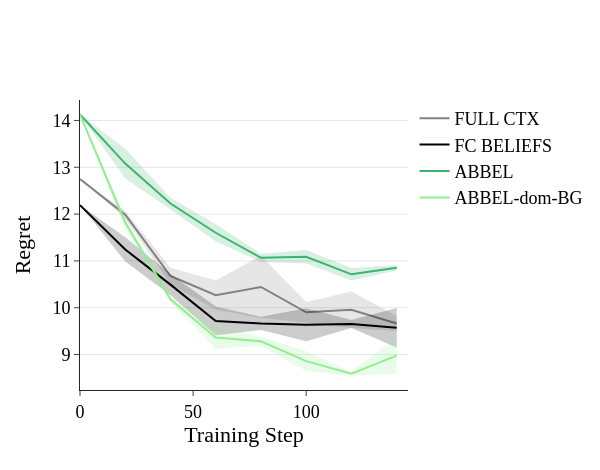

The notebook cell this image was saved under:
### Code cell
# Plotly version of the chart with requested colors and trace order.
import numpy as np
import plotly.graph_objects as go
import plotly.express as px
import plotly.io as pio

# Data from the user
X = [0, 20, 40, 60, 80, 100, 120, 140]


#Success rates:
# vanilla_performance_1 = [41.80, 54, 66, 70, 79, 75.78, 74.2, 71.7]
# vanilla_performance_2 = [41.80, 51.563, 57.812, 53.125, 46.875, 69.531, 79.688, 78.125]
# belief_prompting_differenent_messages_performance_1 = [45.12, 58, 62.6, 68.75, 67.7, 60.156, 74.8, 78.5]
# belief_prompting_differenent_messages_performance_2 = [45.12, 64.06, 67.97, 75, 69.53, 74.22, 68.75, 75.781]
# seed_1_ABBEL_data = [21.09, 49.22, 50.78, 60.55, 65.82, 69.14, 69.92, 72.27]
# seed_2_ABBEL_data = [21.09, 59.6, 64.45, 65.82, 68.16, 64.26, 65.23, 66.8]
# # seed_1_ABBEL_belief_grading_performance_grok = [21.09, 55.47, 80.86, 80.86, 76.95,  82.03,  90.6,  91.79]
# # the below are with gemini 3 flash:
# seed_1_ABBEL_belief_grading_performance = [21.09, 59.375, 73.438, 80.469, 86.719,  90.625,  91.406,  90.625]
# seed_2_ABBEL_belief_grading_performance = [21.09, 42.969, 78.906, 85.938, 85.156,  91.406,  91.406,  78.906]

#Regrets:
zero_shot_vanilla_regret = 12.75
zero_shot_bp_regret = 12.19140625
zero_shot_abbel_regret =14.126953125
vanilla_performance_1, vanilla_performance_2, vanilla_performance_3 = [[zero_shot_vanilla_regret, 11.87890625, 10.6484375, 10.3359375, 9.837890625, 10.12890625, 9.86328125, 9.5390625], 
                                                                       [zero_shot_vanilla_regret, 12.1875, 11.0625, 10.890625, 12.0546875, 10.2109375, 9.1796875, 9.3984375], 
                                                                       [zero_shot_vanilla_regret, 11.890625, 10.3203125, 9.578125, 9.4375, 9.3671875, 10.828125, 10.046875]]
belief_prompting_differenent_messages_performance_1, belief_prompting_differenent_messages_performance_2, belief_prompting_differenent_messages_performance_3 = [
    [zero_shot_bp_regret, 11.15625, 10.470703125, 10.326171875, 10.00390625, 10.49609375, 9.595703125, 9.31640625], 
    [zero_shot_bp_regret, 10.7421875, 10.0234375, 9.796875, 9.546875, 9.2109375, 9.8515625, 8.828125], 
    [zero_shot_bp_regret, 11.8359375, 10.984375, 9.03125, 9.4453125, 9.203125, 9.5078125, 10.5703125]]
seed_1_ABBEL_data, seed_2_ABBEL_data, seed_3_ABBEL_data = [
    [zero_shot_abbel_regret, 12.466796875, 11.990234375, 11.474609375, 10.8984375, 10.8671875, 10.44140625, 10.720703125], 
    [zero_shot_abbel_regret, 12.962890625, 12.501953125, 11.2890625, 11.265625, 10.9609375, 11.01171875, 10.896484375],
    [zero_shot_abbel_regret, 13.8046875, 12.1875, 12.0390625, 11.03125, 11.4375, 10.6875, 10.9375]]
seed_1_ABBEL_belief_grading_performance, seed_2_ABBEL_belief_grading_performance, seed_3_ABBEL_belief_grading_performance =[
    [zero_shot_abbel_regret, 11.765625, 10.3125, 9.5703125, 9.3671875, 8.546875, 8.578125, 8.359375], 
    [zero_shot_abbel_regret, 12.1015625, 10.0703125, 8.7890625, 9.4296875, 8.6640625, 8.6796875, 9.921875], 
    [zero_shot_abbel_regret, 11.59375, 10.15625, 9.7265625, 9.0546875, 9.3671875, 8.515625, 8.6484375]]

seed_1_ABBEL_obs_bg_performance = [zero_shot_abbel_regret, 12.34375, 10.8671875, 10.6953125, 11.640625, 10.6015625, 10.9765625, 13.6328125]

def standard_error(p, n=512):
    return np.sqrt(p * (100 - p) / n)

palette = px.colors.qualitative.Dark24
colors = [palette[i] for i in [1, 6, 15, 19, 10]]

fig = go.Figure()
vanilla_performance, vanilla_err = get_line_and_err([vanilla_performance_1, vanilla_performance_2, vanilla_performance_3])
belief_prompting_performance, belief_prompting_err = get_line_and_err([belief_prompting_differenent_messages_performance_1, belief_prompting_differenent_messages_performance_2, belief_prompting_differenent_messages_performance_3])
abbel_performance, abbel_err = get_line_and_err([seed_1_ABBEL_data, seed_2_ABBEL_data, seed_3_ABBEL_data])
abbel_bg_performance, abbel_bg_err = get_line_and_err([seed_1_ABBEL_belief_grading_performance, seed_2_ABBEL_belief_grading_performance, seed_3_ABBEL_belief_grading_performance])
# Shaded error regions instead of error bars

def add_shaded_trace(fig, X, mean, err, name, color, dash=None, symbol=None):
    # Main line
    fig.add_trace(go.Scatter(
        x=X,
        y=mean,
        mode="lines",
        name=name,
        line=dict(color=color, dash=dash) if dash else dict(color=color),
        marker=dict(symbol=symbol) if symbol else {},
        showlegend=True
    ))
    # Upper bound
    fig.add_trace(go.Scatter(
        x=X + X[::-1],
        y=(mean + err).tolist() + (mean - err)[::-1].tolist(),
        fill='toself',
        fillcolor='rgba(' + str(webcolors.name_to_rgb(color)[0]) + ',' + str(webcolors.name_to_rgb(color)[1]) + ',' + str(webcolors.name_to_rgb(color)[2]) + ',0.2)',
        line=dict(width=0),  # Hide the line for the upper bound
        hoverinfo="skip",
        showlegend=False,
        mode="lines"  # No markers
    ))

add_shaded_trace(
    fig, X, np.array(vanilla_performance), np.array(vanilla_err),
    name="FULL CTX",
    color=MODEL_COLOR_MAP["FULL CTX"],
)
add_shaded_trace(
    fig, X, np.array(belief_prompting_performance), np.array(belief_prompting_err),
    name="FC BELIEFS",
    color=MODEL_COLOR_MAP["FC BELIEFS"],
    symbol="square"
)
add_shaded_trace(
    fig, X, np.array(abbel_performance), np.array(abbel_err),
    name="ABBEL",
    color=MODEL_COLOR_MAP["ABBEL"]
)
add_shaded_trace(
    fig, X, np.array(abbel_bg_performance), np.array(abbel_bg_err),
    name="ABBEL-dom-BG",
    color=MODEL_COLOR_MAP["ABBEL-dom-BG"]
)

fig.update_layout(
    template='simple_white',
    paper_bgcolor='white',
    font=dict(family='Computer Modern, serif', size=18,color='black'),
    yaxis_title_font=dict(size=22),
    xaxis_title_font=dict(size=22),
    xaxis_title="Training Step",
    xaxis_title_standoff=0,
    # yaxis_title="Test Success Rate (%)",
    yaxis_title="Regret",
    xaxis=dict(range=[0, 145], showgrid=False),
    yaxis=dict(gridcolor="rgba(0,0,0,0.1)", showgrid=True),
    legend=dict(font=dict(size=18)),
    width=600,
    height=470,
    # margin=dict(l=60, r=20, t=70, b=60)
)

# Save to files
#fig.write_image("figures/regret_plot.pdf")
fig.show() # , {"html_path": html_path, "png_path": png_path, "png_saved": png_saved}
fig.write_image("figures/regret_plot_new.pdf", width=600, height=470)

### Figure 1 — Plotly figure (JSON) as saved in the notebook; plotly's stock layout.template omitted (floating-point values rounded to 4 significant figures)
{"data": [{"line": {"color": "gray"}, "mode": "lines", "name": "FULL CTX", "showlegend": true, "type": "scatter", "x": [0, 20, 40, 60, 80, 100, 120, 140], "y": [12.75, 11.99, 10.68, 10.27, 10.44, 9.902, 9.957, 9.661]}, {"fill": "toself", "fillcolor": "rgba(128,128,128,0.2)", "hoverinfo": "skip", "line": {"width": 0}, "mode": "lines", "showlegend": false, "type": "scatter", "x": [0, 20, 40, 60, 80, 100, 120, 140, 140, 120, 100, 80, 60, 40, 20, 0], "y": [12.75, 12.07, 10.85, 10.58, 11.11, 10.12, 10.35, 9.822, 9.501, 9.567, 9.683, 9.779, 9.958, 10.5, 11.9, 12.75]}, {"line": {"color": "black"}, "marker": {"symbol": "square"}, "mode": "lines", "name": "FC BELIEFS", "showlegend": true, "type": "scatter", "x": [0, 20, 40, 60, 80, 100, 120, 140], "y": [12.19, 11.24, 10.49, 9.718, 9.665, 9.637, 9.652, 9.572]}, {"fill": "toself", "fillcolor": "rgba(0,0,0,0.2)", "hoverinfo": "skip", "line": {"width": 0}, "mode": "lines", "showlegend": false, "type": "scatter", "x": [0, 20, 40, 60, 80, 100, 120, 140, 140, 120, 100, 80, 60, 40, 20, 0], "y": [12.19, 11.51, 10.72, 10.03, 9.806, 9.988, 9.736, 9.995, 9.148, 9.568, 9.286, 9.525, 9.411, 10.27, 10.98, 12.19]}, {"line": {"color": "mediumseagreen"}, "mode": "lines", "name": "ABBEL", "showlegend": true, "type": "scatter", "x": [0, 20, 40, 60, 80, 100, 120, 140], "y": [14.13, 13.08, 12.23, 11.6, 11.07, 11.09, 10.71, 10.85]}, {"fill": "toself", "fillcolor": "rgba(60,179,113,0.2)", "hoverinfo": "skip", "line": {"width": 0}, "mode": "lines", "showlegend": false, "type": "scatter", "x": [0, 20, 40, 60, 80, 100, 120, 140, 140, 120, 100, 80, 60, 40, 20, 0], "y": [14.13, 13.4, 12.35, 11.79, 11.15, 11.23, 10.85, 10.91, 10.8, 10.58, 10.94, 10.98, 11.42, 12.1, 12.76, 14.13]}, {"line": {"color": "lightgreen"}, "mode": "lines", "name": "ABBEL-dom-BG", "showlegend": true, "type": "scatter", "x": [0, 20, 40, 60, 80, 100, 120, 140], "y": [14.13, 11.82, 10.18, 9.362, 9.284, 8.859, 8.591, 8.977]}, {"fill": "toself", "fillcolor": "rgba(144,238,144,0.2)", "hoverinfo": "skip", "line": {"width": 0}, "mode": "lines", "showlegend": false, "type": "scatter", "x": [0, 20, 40, 60, 80, 100, 120, 140, 140, 120, 100, 80, 60, 40, 20, 0], "y": [14.13, 11.94, 10.24, 9.599, 9.379, 9.069, 8.63, 9.368, 8.585, 8.552, 8.65, 9.189, 9.125, 10.12, 11.7, 14.13]}], "layout": {"font": {"color": "black", "family": "Computer Modern, serif", "size": 18}, "height": 470, "legend": {"font": {"size": 18}}, "paper_bgcolor": "white", "width": 600, "xaxis": {"range": [0, 145], "showgrid": false, "title": {"standoff": 0, "text": "Training Step"}}, "yaxis": {"gridcolor": "rgba(0,0,0,0.1)", "showgrid": true, "title": {"text": "Regret"}}}}
